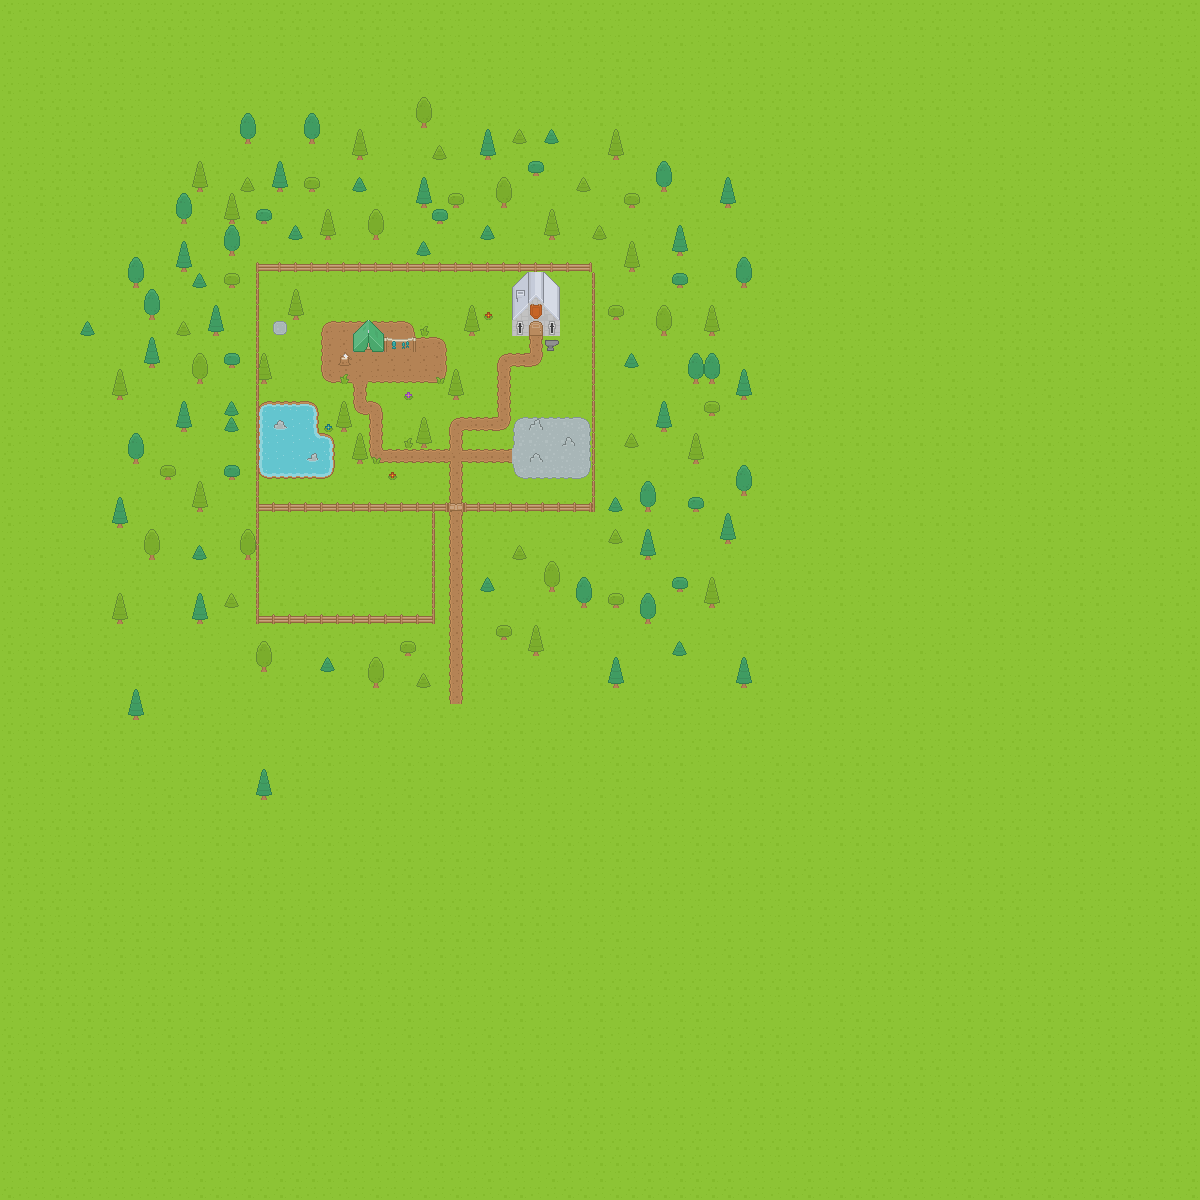

This is a level from a 2D game, rendered from its Tiled map with the project's own tilesets. A one-line summary and the map file follow, with tile-layer data summarised:
An orthogonal 75x75 tile map with 16x16 px tiles, 10 tile layers (Grass, Camp Floor, Smithing Shop, Doors, ...) and 79 objects.

<map version="1.2" tiledversion="1.3.0" orientation="orthogonal" renderorder="left-down" compressionlevel="0" width="75" height="75" tilewidth="16" tileheight="16" infinite="0" nextlayerid="11" nextobjectid="1">
 <tileset firstgid="1" name="Base_Tileset" tilewidth="16" tileheight="16" spacing="1" tilecount="1767" columns="57">
  <image source="../Assets/Artwork/roguelikeSheet_transparent.png" width="968" height="526" />
  <tile id="2">
   <objectgroup draworder="index">
    <object id="1" x="11.0222" y="1.02222" width="4.97778" height="14.9556" />
    <object id="2" x="8" y="2" width="3.02222" height="13.9778" />
    <object id="3" x="6.02222" y="3.02222" width="1.95556" height="12.9778" />
    <object id="4" x="5.02222" y="4" width="1.04444" height="12.0222" />
    <object id="5" x="4.06667" y="5.02222" width="0.933333" height="10.9778" />
    <object id="6" x="3.02222" y="6" width="1.06667" height="9.97778" />
    <object id="7" x="1.97778" y="8" width="5.91111" height="7.91111" />
    <object id="8" x="1" y="12" width="3.33333" height="3.91111" />
   </objectgroup>
  </tile>
  <tile id="3">
   <objectgroup draworder="index">
    <object id="1" x="-0.0444444" y="2" width="16.8" height="16.3333" />
    <object id="4" x="4.02222" y="1" width="3.95556" height="15.6" />
    <object id="5" x="12" y="1.04444" width="4.02222" height="17.3778" />
   </objectgroup>
  </tile>
  <tile id="4">
   <objectgroup draworder="index">
    <object id="1" x="0" y="1.02222" width="5.02222" height="14.8889" />
    <object id="2" x="1.48889" y="2.02222" width="6.48889" height="12.8" />
    <object id="3" x="6.17778" y="3.04444" width="3.77778" height="2" />
    <object id="4" x="7.28889" y="4.04444" width="3.66667" height="3.37778" />
    <object id="5" x="8.71111" y="5.02222" width="3.24444" height="2.2" />
    <object id="6" x="10.3333" y="6.02222" width="2.62222" height="2.13333" />
    <object id="7" x="10.8" y="8" width="3.15556" height="2.35556" />
    <object id="8" x="11.2444" y="8.04444" width="2.73333" height="9.82222" />
    <object id="9" x="11.7778" y="12.0222" width="3.2" height="4.93333" />
   </objectgroup>
  </tile>
  <tile id="15">
   <objectgroup draworder="index">
    <object id="1" x="0.977778" y="4.02222" width="14.1111" height="4.97778" />
    <object id="2" x="2.06667" y="8.22222" width="10.1111" height="6.77778" />
   </objectgroup>
  </tile>
  <tile id="59">
   <objectgroup draworder="index">
    <object id="1" x="1.95556" y="-0.0444444" width="15.3333" height="16.1333" />
    <object id="2" x="1" y="4" width="14.9778" height="3.93333" />
    <object id="3" x="1" y="12.0222" width="16.1111" height="3.88889" />
   </objectgroup>
  </tile>
  <tile id="60">
   <objectgroup draworder="index">
    <object id="1" x="-0.0222222" y="0.0222222" width="16.0222" height="15.9556" />
   </objectgroup>
  </tile>
  <tile id="61">
   <objectgroup draworder="index">
    <object id="1" x="-0.133333" y="0" width="14.1111" height="16.0667" />
    <object id="2" x="4.82222" y="4.02222" width="10.1333" height="3.97778" />
    <object id="3" x="9.33333" y="12.0222" width="5.64444" height="4.02222" />
   </objectgroup>
  </tile>
  <tile id="114">
   <objectgroup draworder="index">
    <object id="1" x="0.0222222" y="0" width="14.9778" height="16.2667" />
    <object id="2" x="-0.0222222" y="0.977778" width="16.0444" height="15.0889" />
   </objectgroup>
  </tile>
  <tile id="116">
   <objectgroup draworder="index">
    <object id="1" x="0.977778" y="0" width="16.4" height="4" />
    <object id="2" x="2" y="3.82222" width="14.8667" height="4.13333" />
    <object id="3" x="3" y="7.26667" width="14.9778" height="2.71111" />
    <object id="4" x="4" y="9.46667" width="12.2444" height="1.51111" />
    <object id="5" x="5.02222" y="9.84444" width="11.0667" height="2.11111" />
    <object id="6" x="5.97778" y="10.8667" width="10.2444" height="2.04444" />
    <object id="7" x="8.04444" y="12.1333" width="8.6" height="1.88889" />
    <object id="8" x="11.0222" y="13.1778" width="5.93333" height="1.82222" />
   </objectgroup>
  </tile>
  <tile id="117">
   <objectgroup draworder="index">
    <!-- 4 objects omitted --></objectgroup>
  </tile>
  <tile id="118">
   <objectgroup draworder="index">
    <!-- 8 objects omitted --></objectgroup>
  </tile>
  <tile id="120">
   <objectgroup draworder="index">
    <!-- 1 objects omitted --></objectgroup>
  </tile>
  <tile id="177">
   <objectgroup draworder="index">
    <!-- 1 objects omitted --></objectgroup>
  </tile>
  <tile id="469">
   <objectgroup draworder="index">
    <!-- 1 objects omitted --></objectgroup>
  </tile>
  <tile id="616">
   <objectgroup draworder="index">
    <!-- 1 objects omitted --></objectgroup>
  </tile>
  <tile id="617">
   <objectgroup draworder="index">
    <!-- 1 objects omitted --></objectgroup>
  </tile>
  <tile id="643">
   <objectgroup draworder="index">
    <!-- 1 objects omitted --></objectgroup>
  </tile>
  <tile id="673">
   <objectgroup draworder="index">
    <!-- 3 objects omitted --></objectgroup>
  </tile>
  <tile id="674">
   <objectgroup draworder="index">
    <!-- 3 objects omitted --></objectgroup>
  </tile>
  <tile id="1224">
   <objectgroup draworder="index">
    <!-- 5 objects omitted --></objectgroup>
  </tile>
  <tile id="1251">
   <objectgroup draworder="index">
    <!-- 1 objects omitted --></objectgroup>
  </tile>
  <tile id="1252">
   <objectgroup draworder="index">
    <!-- 1 objects omitted --></objectgroup>
  </tile>
  <tile id="1253">
   <objectgroup draworder="index">
    <!-- 1 objects omitted --></objectgroup>
  </tile>
  <tile id="1281">
   <objectgroup draworder="index">
    <!-- 1 objects omitted --></objectgroup>
  </tile>
  <tile id="1338">
   <objectgroup draworder="index">
    <!-- 1 objects omitted --></objectgroup>
  </tile>
  <tile id="1359">
   <objectgroup draworder="index">
    <!-- 1 objects omitted --></objectgroup>
  </tile>
  <tile id="1362">
   <objectgroup draworder="index">
    <!-- 1 objects omitted --></objectgroup>
  </tile>
  <tile id="1368">
   <objectgroup color="#ff0000" draworder="index" />
  </tile>
  <tile id="1414">
   <objectgroup draworder="index">
    <!-- 1 objects omitted --></objectgroup>
  </tile>
  <tile id="1415">
   <objectgroup draworder="index">
    <!-- 1 objects omitted --></objectgroup>
  </tile>
  <tile id="1416">
   <objectgroup draworder="index">
    <!-- 1 objects omitted --></objectgroup>
  </tile>
  <tile id="1417">
   <objectgroup draworder="index">
    <!-- 1 objects omitted --></objectgroup>
  </tile>
 </tileset>
 <layer id="1" name="Grass" width="75" height="75">
  <data>[5625 cells, 5625 non-empty, 2 distinct tile ids]</data>
 </layer>
 <layer id="2" name="Camp Floor" width="75" height="75">
  <data>[5625 cells, 81 non-empty, 26 distinct tile ids]</data>
 </layer>
 <layer id="3" name="Smithing Shop" width="75" height="75">
  <data>[5625 cells, 8 non-empty, 3 distinct tile ids]</data>
 </layer>
 <layer id="4" name="Doors" width="75" height="75">
  <data>[5625 cells, 27 non-empty, 15 distinct tile ids]</data>
 </layer>
 <layer id="5" name="Rooves" width="75" height="75">
  <data>[5625 cells, 8 non-empty, 8 distinct tile ids]</data>
 </layer>
 <layer id="6" name="Camp" width="75" height="75">
  <data>[5625 cells, 8 non-empty, 8 distinct tile ids]</data>
 </layer>
 <layer id="7" name="Trees/Foliage" width="75" height="75">
  <data>[5625 cells, 26 non-empty, 10 distinct tile ids]</data>
 </layer>
 <layer id="8" name="Zoning Fence" width="75" height="75">
  <data>[5625 cells, 266 non-empty, 19 distinct tile ids]</data>
 </layer>
 <layer id="9" name="Zoning Fence Overlap" width="75" height="75">
  <data>[5625 cells, 31 non-empty, 2 distinct tile ids]</data>
 </layer>
 <layer id="10" name="Collision" width="75" height="75">
  <data>[5625 cells, 0 non-empty, 0 distinct tile ids]</data>
 </layer>
</map>
<!-- 40 of 79 objects omitted -->
